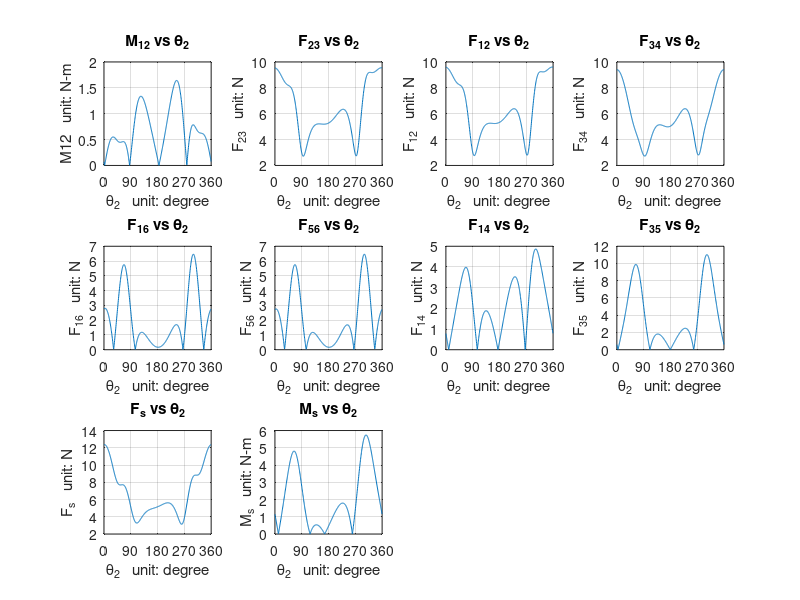

Here is the MATLAB script that generated this plot:
%% The following code plots all kinetic equations
clear; clc; close all;

%% Part 2 - Force and Moment Calculation
%% Lists to store calculated values for different parameters
% Moment & Angle lists
M12_list = []; % List to store moment M12 values
theta2_list = []; % List to store angular positions of link 2 (theta2)

% Shaking Force & Moment
Fs_list = [];  % List to store magnitudes of shaking forces
Fs_alpha = []; % List to store angles (directions) of shaking forces
Ms_list =[]; % List to store shaking moments

% Initialization orce components acting at different joints
F23_list = []; % List to store force between links 2 and 3
F12_list = []; % List to store force between base 1 and link 2
F34_list = []; % List to store force between links 3 and slider 4
F16_list = []; % List to store force between base 1 and link 6
F56_list = []; % List to store force between links 5 and 6
F14_list = []; % List to store force between base 1 and link 4
N35_list = []; % List to store normal force at slider 5

% Angles corresponding to the forces
F12_alpha = []; % Angle of force F12
F23_alpha = []; % Angle of force F23
F34_alpha = []; % Angle of force F34
F16_alpha = []; % Angle of force F16
F56_alpha = []; % Angle of force F56

%% Givens / Initial Parameters 
% Link Lengths (m)
r1 = 0.084; 
r2 = 0.36;
r3 = 1.2;
r6 = 0.6;

% Link Masses (kg)
m2 = 0.07634;
m6 = 0.12723;
m3 = 0.25447;

% Slider Masses (kg)
m4 = 5;
m5 = 5;

% Center of Gravity Distances (m)
b2 = r2/2;
b6 = r6/2;
b3 = r3/2;

%Inertias
inertiaG3 = (1/12)*m3.*r3.^2;
inertiaA2 = (1/3)*m2.*r2.^2;
inertiaA6 = (1/3)*m6.*r6.^2;

% Theta 2
dtheta2 = 2;
ddtheta2 = 0; 

for theta2 = 0:0.01:2*pi

% Calculations of kinematic variables from Part 1
theta3 = pi - asin((r2.*sin(theta2)-r1)./r3);
r4 = r2.*cos(theta2) - r3.*cos(theta3);
theta5 = theta3;% eqn 15
theta6 = pi - asin((r1.*cos(theta5)-r4.*sin(theta5))./r6) + theta5; %eqn 18
r5 = (r6.*cos(theta6)-r4)./cos(theta5);

% First derivates of r4 and theta 3
dtheta3 = (r2.*dtheta2.*cos(theta2))./(r3.*cos(theta3));
dr4 = (r2.*dtheta2.*sin(theta3 - theta2))./cos(theta3);

% Second derivates of r4 and theta 3
ddtheta3 = ((r3.*(dtheta3.^2).*sin(theta3))-(r2.*(dtheta2.^2).*sin(theta2)))./(r3.*cos(theta3));
ddr4 = (r3.*ddtheta3.*sin(theta3)) + (r3.*(dtheta3.^2).*cos(theta3)) - (r2.*(dtheta2.^2).*cos(theta2));

% First derivatives of r5 and theta 6
dtheta5 = dtheta3;
dtheta6 = ((r5.*dtheta5)-dr4.*sin(theta5))./(r6.*cos(theta5-theta6));
dr5 = ((r6.*dtheta6.*cos(theta6))-(r5.*dtheta5.*cos(theta5)))./(sin(theta5));

% Second derivatives of r5 and theta 6
ddtheta5 = ddtheta3;
ddtheta6 = ((-ddr4.*sin(theta5))+(2.*dr5.*dtheta5)+(r5.*ddtheta5)-(r6.*(dtheta6.^2).*sin(theta5-theta6)))./(r6.*cos(theta5-theta6));
ddr5 = (((-2.*dr5.*dtheta5-r5.*ddtheta5).*cos(theta5))+(r5.*(dtheta5.^2).*sin(theta5))+(r6.*ddtheta6.*cos(theta6))-(r6.*(dtheta6.^2).*sin(theta6)))./(sin(theta5));

% Beta 3
beta3 = 2*pi-theta3;
dbeta3 = -1*dtheta3;
ddbeta3 = -1*ddtheta3;

% Shortcuts for Link Components 
rGC = r5 - b3;
rGB = r3./2;
rDG = r3./2;

% Coefficients for the A matrix 
% Naming convention of the coefficients follows the x,y coordinates of the
% location in the A matrix
A33 = -r2.*sin(theta2);
A43 = r2.*cos(theta2);
A134 = -sin(beta3);
A135 = -cos(beta3);
A36 = rGB.*sin(beta3);
A46 = rGB.*cos(beta3);
A1311 = sin(beta3);
A1312 = cos(beta3);
A136 = rGC;
A66 = -rDG.*cos(beta3);
A56 = -rDG.*sin(beta3);
A99 = -r6.*sin(theta6);
A109 = r6.*(cos(theta6));

% Acceleration Equations for Forces
ag2x = b2.*-(dtheta2.^2).*cos(theta2);
ag2y = b2.*-(dtheta2.^2).*sin(theta2);

ag3x = (b3.*-(dbeta3.^2).*cos(2*pi - beta3)) + ag2x;
ag3y = (b3.*(ddbeta3).*sin(2*pi - beta3)) + ag2y; 

ag6x = b6.*(-ddtheta6.*sin(theta6)-(dtheta6.^2).*cos(theta6));
ag6y = b6.*(ddtheta6.*cos(theta6)-(dtheta6.^2).*sin(theta6));

ag4x = ddr4;
ag4y = 0;

ag5x = ag6x.*2;
ag5y = ag6y.*2;


% B Vector
    B = [m2.*ag2x;
        m2.*ag2y;
        0;
        m3.*ag3x;
        m3.*ag3y;
        inertiaG3.*ddtheta3; 
        m6.*ag6x;
        m6.*ag6y;
        inertiaA6.*ddtheta6;
        m4.*ag4x;
        m5.*ag5x;
        m5.*ag5y;
        0;
    ];
    
% A Matrix
    A = [
    -1, 0, 1, 0, 0, 0, 0, 0, 0, 0, 0, 0, 0;
    0, -1, 0, 1, 0, 0, 0, 0, 0, 0, 0, 0, 0;
    0, 0, A33, A43, 0, 0, 0, 0, 0, 0, 0, 1, 0;
    0, 0, -1, 0, -1, 0, 0, 0, 0, 0, 0, 0, A134;
    0, 0, 0, -1, 0, -1, 0, 0, 0, 0, 0, 0, A135;
    0, 0, A36, A46, A56, A66, 0, 0, 0, 0, 0, 0, A136;
    0, 0, 0, 0, 0, 0, -1, 0, 1, 0, 0, 0, 0;
    0, 0, 0, 0, 0, 0, 0, -1, 0, 1, 0, 0, 0;
    0, 0, 0, 0, 0, 0, 0, 0, A99, A109, 0, 0, 0;
    0, 0, 0, 0, 1, 0, 0, 0, 0, 0, 0, 0, 0;
    0, 0, 0, 0, 0, 0, 0, 0, -1, 0, 0, 0, A1311;
    0, 0, 0, 0, 0, 0, 0, 0, 0, -1, 0, 0, A1312;
    0, 0, 0, 0, 0, 1, 0, 0, 0, 0, -1, 0, 0;
    ];

    x = A\B; % Ax = B, solution for x;
    
    
    % Force & Moment Results from Solving the Matrix
    F12x = x(1);
    F12y = x(2);
    F23x = x(3);
    F23y = x(4);
    F34x = x(5);
    F34y = x(6);
    F16x = x(7);
    F16y = x(8);
    F56x = x(9);
    F56y = x(10);
    F14y = x(11);
    M12 = x(12);
    N35 = x(13);
    Fsx = F12x + F16x;
    Fsy = F14y + F12y + F16y;
    Ms = -M12 + F14y.*r4;

    % Store Force & Moment Magnitudes into List
    F23_list = [F23_list; sqrt(F23x.^2+F23y.^2)];
    F12_list = [F12_list; sqrt(F12x.^2+F12y.^2)];
    F34_list = [F34_list; sqrt(F34x.^2+F34y.^2)];
    F16_list = [F16_list; sqrt(F16x.^2+F16y.^2)];
    F56_list = [F56_list; sqrt(F56x.^2+F56y.^2)];
    F14_list = [F14_list; abs(F14y)];
    M12_list = [M12_list; abs(M12)];
    N35_list = [N35_list; abs(N35)];
    Fs_list = [Fs_list; sqrt(Fsx.^2+Fsy.^2)];
    Ms_list = [Ms_list; abs(Ms)];

    % Directions of Forces & Moment:   
    % F23
    fx = F23x;
    fy = F23y;
    alpha_23 = atan(fy/fx);
    if fx < 0
        alpha_23 = alpha_23 + pi;
    end 
    F23_alpha = [F23_alpha; alpha_23];

    % F12
    fx = F12x;
    fy = F12y;
    alpha_12 = atan2(fy, fx);
    if fx < 0
        alpha_12 = alpha_12 + pi;
    end 
    F12_alpha = [F12_alpha; alpha_12];

    % F34
    fx = F34x;
    fy = F34y;
    alpha_34 = atan(fx\fy);
    if fx < 0
        alpha_34 = alpha_34 + pi;
    end 
    F34_alpha = [F34_alpha; alpha_34];

    % F16
    fx = F16x;
    fy = F16y;
    alpha_16 = atan(fx\fy);
    if fx < 0
        alpha_16 = alpha_16 + pi;
    end 
    F16_alpha = [F16_alpha; alpha_16];

    % F56
    fx = F56x;
    fy = F56y;
    alpha_56 = atan(fx\fy);
    if fx < 0
        alpha_56 = alpha_56 + pi;
    end 
    F56_alpha = [F56_alpha; alpha_56];

    % Fs
    fx = Fsx;
    fy = Fsy;
    alpha_s = atan(fx\fy);
    if fx < 0
        alpha_s = alpha_s + pi;
    end 
    Fs_alpha = [Fs_alpha; alpha_s];

  
    % Collecting the values of theta2:
    theta2_list = [theta2_list; theta2];
end

% Plots
% M12 
subplot(3,4,1);
plot(theta2_list.*(180/pi), M12_list)
grid on;
title('M_{12} vs \theta_2')
xlabel('\theta_2   unit: degree')
ylabel('M12   unit: N-m')
xlim([0, 360])   
xticks(0:90:360) 
hold on;

% F23 
subplot(3,4,2);
plot(theta2_list.*(180/pi),F23_list)
grid on;
title('F_{23} vs \theta_2')
xlabel('\theta_2   unit: degree')
ylabel('F_{23}   unit: N')
xlim([0, 360])   
xticks(0:90:360) 
hold on;

% F12 
subplot(3,4,3);
plot(theta2_list.*(180/pi), F12_list)
grid on;
title('F_{12} vs \theta_2')
xlabel('\theta_2   unit: degree')
ylabel('F_{12}   unit: N')
xlim([0, 360])   
xticks(0:90:360) 
hold on;

% F34 
subplot(3,4,4);
plot(theta2_list.*(180/pi), F34_list)
grid on;
title('F_{34} vs \theta_2')
xlabel('\theta_2   unit: degree')
ylabel('F_{34}   unit: N')
xlim([0, 360])   
xticks(0:90:360) 
hold on;

% F16 
subplot(3,4,5);
plot(theta2_list.*(180/pi), F16_list)
grid on;
title('F_{16} vs \theta_2')
xlabel('\theta_2   unit: degree')
ylabel('F_{16}   unit: N')
xlim([0, 360])   
xticks(0:90:360) 
hold on;

% F56 
subplot(3,4,6);
plot(theta2_list.*(180/pi), F56_list)
grid on;
title('F_{56} vs \theta_2')
xlabel('\theta_2   unit: degree')
ylabel('F_{56}   unit: N')
xlim([0, 360])   
xticks(0:90:360) 
hold on;

% F14 
subplot(3,4,7);
plot(theta2_list.*(180/pi), F14_list)
grid on;
title('F_{14} vs \theta_2')
xlabel('\theta_2   unit: degree')
ylabel('F_{14}   unit: N')
xlim([0, 360])   
xticks(0:90:360) 
hold on;

% F35 
subplot(3,4,8);
plot(theta2_list.*(180/pi), N35_list)
grid on;
title('F_{35} vs \theta_2')
xlabel('\theta_2   unit: degree')
ylabel('F_{35}   unit: N')
xlim([0, 360])   
xticks(0:90:360) 
hold on

% Shaking Force Fs
subplot(3,4,9);
plot(theta2_list.*(180/pi), Fs_list)
grid on
title('F_{s} vs \theta_2')
xlabel('\theta_2   unit: degree')
ylabel('F_{s}   unit: N')
xlim([0, 360])   
xticks(0:90:360) 
hold on

% Shaking Moment Ms
subplot(3,4,10);
plot(theta2_list.*(180/pi), Ms_list)
grid on
title('M_{s} vs \theta_2')
xlabel('\theta_2   unit: degree')
ylabel('M_{s}   unit: N-m')
xlim([0, 360])   
xticks(0:90:360) 
hold on